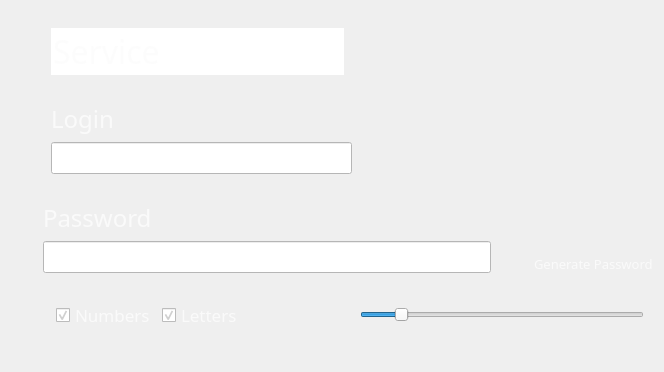
<?xml version="1.0" encoding="UTF-8"?>
<ui version="4.0">
 <class>Dialog</class>
 <widget class="QDialog" name="Dialog">
  <property name="geometry">
   <rect>
    <x>0</x>
    <y>0</y>
    <width>664</width>
    <height>372</height>
   </rect>
  </property>
  <property name="windowTitle">
   <string>Dialog</string>
  </property>
  <property name="styleSheet">
   <string notr="true"/>
  </property>
  <layout class="QVBoxLayout" name="verticalLayout_7">
   <item>
    <layout class="QVBoxLayout" name="verticalLayout_6" stretch="1,20">
     <item>
      <spacer name="verticalSpacer">
       <property name="orientation">
        <enum>Qt::Vertical</enum>
       </property>
       <property name="sizeHint" stdset="0">
        <size>
         <width>20</width>
         <height>40</height>
        </size>
       </property>
      </spacer>
     </item>
     <item>
      <layout class="QVBoxLayout" name="verticalLayout_5" stretch="0,2,2,2,2,2,2,3">
       <item>
        <layout class="QHBoxLayout" name="horizontalLayout_7" stretch="0,0,1,0,0">
         <item>
          <spacer name="horizontalSpacer_7">
           <property name="orientation">
            <enum>Qt::Horizontal</enum>
           </property>
           <property name="sizeHint" stdset="0">
            <size>
             <width>40</width>
             <height>20</height>
            </size>
           </property>
          </spacer>
         </item>
         <item>
          <widget class="QLineEdit" name="serviceEdit">
           <property name="styleSheet">
            <string notr="true">QLineEdit {
	font-family: quicksand;
	font-size: 32px;
	border: none;
	color: #fafafa;
}</string>
           </property>
           <property name="placeholderText">
            <string>Service</string>
           </property>
          </widget>
         </item>
         <item>
          <spacer name="horizontalSpacer_8">
           <property name="orientation">
            <enum>Qt::Horizontal</enum>
           </property>
           <property name="sizeHint" stdset="0">
            <size>
             <width>40</width>
             <height>20</height>
            </size>
           </property>
          </spacer>
         </item>
         <item>
          <widget class="QToolButton" name="brushToolButton">
           <property name="cursor">
            <cursorShape>ArrowCursor</cursorShape>
           </property>
           <property name="contextMenuPolicy">
            <enum>Qt::DefaultContextMenu</enum>
           </property>
           <property name="toolTip">
            <string>Change color</string>
           </property>
           <property name="styleSheet">
            <string notr="true">QToolButton {
	background-image: url(:/icons/brush_icon.png);
	background-repeat: no repeat;
	border: none;
}</string>
           </property>
           <property name="text">
            <string/>
           </property>
           <property name="iconSize">
            <size>
             <width>20</width>
             <height>20</height>
            </size>
           </property>
          </widget>
         </item>
         <item>
          <spacer name="horizontalSpacer_4">
           <property name="orientation">
            <enum>Qt::Horizontal</enum>
           </property>
           <property name="sizeHint" stdset="0">
            <size>
             <width>40</width>
             <height>20</height>
            </size>
           </property>
          </spacer>
         </item>
        </layout>
       </item>
       <item>
        <spacer name="verticalSpacer_9">
         <property name="orientation">
          <enum>Qt::Vertical</enum>
         </property>
         <property name="sizeHint" stdset="0">
          <size>
           <width>20</width>
           <height>40</height>
          </size>
         </property>
        </spacer>
       </item>
       <item>
        <layout class="QHBoxLayout" name="horizontalLayout_8" stretch="0,1,1">
         <item>
          <spacer name="horizontalSpacer_9">
           <property name="orientation">
            <enum>Qt::Horizontal</enum>
           </property>
           <property name="sizeHint" stdset="0">
            <size>
             <width>40</width>
             <height>20</height>
            </size>
           </property>
          </spacer>
         </item>
         <item>
          <layout class="QVBoxLayout" name="verticalLayout">
           <item>
            <layout class="QHBoxLayout" name="horizontalLayout_2">
             <item>
              <widget class="QLabel" name="loginLabel">
               <property name="styleSheet">
                <string notr="true">QLabel {
	font-family: quicksand regular;
	font-size: 24px;
	color: #fafafa;
}</string>
               </property>
               <property name="text">
                <string>Login</string>
               </property>
              </widget>
             </item>
             <item>
              <spacer name="horizontalSpacer">
               <property name="orientation">
                <enum>Qt::Horizontal</enum>
               </property>
               <property name="sizeHint" stdset="0">
                <size>
                 <width>40</width>
                 <height>20</height>
                </size>
               </property>
              </spacer>
             </item>
            </layout>
           </item>
           <item>
            <widget class="QLineEdit" name="loginEdit">
             <property name="styleSheet">
              <string notr="true">QLineEdit {
	background-color: #FFFFFF;
	font-family: url(:/fonts/sourceSansPro.ttf);
	font-size: 20px;
}</string>
             </property>
            </widget>
           </item>
          </layout>
         </item>
         <item>
          <spacer name="horizontalSpacer_10">
           <property name="orientation">
            <enum>Qt::Horizontal</enum>
           </property>
           <property name="sizeHint" stdset="0">
            <size>
             <width>40</width>
             <height>20</height>
            </size>
           </property>
          </spacer>
         </item>
        </layout>
       </item>
       <item>
        <spacer name="verticalSpacer_8">
         <property name="orientation">
          <enum>Qt::Vertical</enum>
         </property>
         <property name="sizeHint" stdset="0">
          <size>
           <width>20</width>
           <height>40</height>
          </size>
         </property>
        </spacer>
       </item>
       <item>
        <layout class="QHBoxLayout" name="horizontalLayout_12" stretch="1,80,2,2">
         <item>
          <spacer name="horizontalSpacer_13">
           <property name="orientation">
            <enum>Qt::Horizontal</enum>
           </property>
           <property name="sizeHint" stdset="0">
            <size>
             <width>40</width>
             <height>20</height>
            </size>
           </property>
          </spacer>
         </item>
         <item>
          <layout class="QHBoxLayout" name="horizontalLayout_11">
           <item>
            <layout class="QVBoxLayout" name="verticalLayout_2" stretch="1222,1">
             <item>
              <spacer name="verticalSpacer_3">
               <property name="orientation">
                <enum>Qt::Vertical</enum>
               </property>
               <property name="sizeHint" stdset="0">
                <size>
                 <width>20</width>
                 <height>40</height>
                </size>
               </property>
              </spacer>
             </item>
             <item>
              <widget class="QToolButton" name="caseToolButton">
               <property name="toolTip">
                <string>Uppercase/Lowercase</string>
               </property>
               <property name="styleSheet">
                <string notr="true">QToolButton {
	background-image: url(:/icons/height_icon.png);
	background-repeat: no-repeat;
	border: none;
}</string>
               </property>
               <property name="text">
                <string/>
               </property>
              </widget>
             </item>
            </layout>
           </item>
           <item>
            <layout class="QVBoxLayout" name="verticalLayout_3">
             <item>
              <layout class="QHBoxLayout" name="horizontalLayout_3">
               <item>
                <widget class="QLabel" name="passwordLabel">
                 <property name="styleSheet">
                  <string notr="true">QLabel {
	font-family: quicksand regular;
	font-size: 24px;
	color: #fafafa;
}</string>
                 </property>
                 <property name="text">
                  <string>Password</string>
                 </property>
                </widget>
               </item>
               <item>
                <spacer name="horizontalSpacer_2">
                 <property name="orientation">
                  <enum>Qt::Horizontal</enum>
                 </property>
                 <property name="sizeHint" stdset="0">
                  <size>
                   <width>40</width>
                   <height>20</height>
                  </size>
                 </property>
                </spacer>
               </item>
              </layout>
             </item>
             <item>
              <widget class="QLineEdit" name="passwordEdit">
               <property name="styleSheet">
                <string notr="true">QLineEdit {
	background-color: #FFFFFF;
	font-family: url(:/fonts/sourceSansPro.ttf);
	font-size: 20px;
}</string>
               </property>
              </widget>
             </item>
            </layout>
           </item>
          </layout>
         </item>
         <item>
          <spacer name="horizontalSpacer_11">
           <property name="orientation">
            <enum>Qt::Horizontal</enum>
           </property>
           <property name="sizeHint" stdset="0">
            <size>
             <width>40</width>
             <height>20</height>
            </size>
           </property>
          </spacer>
         </item>
         <item>
          <layout class="QVBoxLayout" name="verticalLayout_4">
           <item>
            <spacer name="verticalSpacer_10">
             <property name="orientation">
              <enum>Qt::Vertical</enum>
             </property>
             <property name="sizeHint" stdset="0">
              <size>
               <width>20</width>
               <height>40</height>
              </size>
             </property>
            </spacer>
           </item>
           <item>
            <layout class="QHBoxLayout" name="horizontalLayout_5">
             <item>
              <widget class="QToolButton" name="keyToolButton">
               <property name="styleSheet">
                <string notr="true">QToolButton {
	background-image: url(:/icons/key_icon.png);
	background-repeat: no repeat;
	border: none;
}</string>
               </property>
               <property name="text">
                <string/>
               </property>
              </widget>
             </item>
             <item>
              <widget class="QLabel" name="generatePasswordLabel">
               <property name="toolTip">
                <string>Click on the icon to generate password</string>
               </property>
               <property name="styleSheet">
                <string notr="true">QLabel {
	font-family: quicksand regular;
	font-size: 13px;
	color: #fafafa;
}</string>
               </property>
               <property name="text">
                <string>Generate Password</string>
               </property>
              </widget>
             </item>
            </layout>
           </item>
          </layout>
         </item>
        </layout>
       </item>
       <item>
        <spacer name="verticalSpacer_6">
         <property name="orientation">
          <enum>Qt::Vertical</enum>
         </property>
         <property name="sizeHint" stdset="0">
          <size>
           <width>20</width>
           <height>40</height>
          </size>
         </property>
        </spacer>
       </item>
       <item>
        <layout class="QHBoxLayout" name="horizontalLayout_13" stretch="5,65,1">
         <item>
          <spacer name="horizontalSpacer_15">
           <property name="orientation">
            <enum>Qt::Horizontal</enum>
           </property>
           <property name="sizeHint" stdset="0">
            <size>
             <width>40</width>
             <height>20</height>
            </size>
           </property>
          </spacer>
         </item>
         <item>
          <layout class="QHBoxLayout" name="horizontalLayout_4" stretch="1,1,0,3">
           <item>
            <layout class="QHBoxLayout" name="horizontalLayout">
             <item>
              <widget class="QCheckBox" name="numbersBox">
               <property name="styleSheet">
                <string notr="true">QCheckBox {
	font-family: source sans pro;
	font-size: 17px;
	color: #fafafa;
}
QChekcBox::indicator {
	border: none;
}</string>
               </property>
               <property name="text">
                <string>Numbers</string>
               </property>
               <property name="checked">
                <bool>true</bool>
               </property>
              </widget>
             </item>
             <item>
              <widget class="QCheckBox" name="lettersBox">
               <property name="styleSheet">
                <string notr="true">QCheckBox {
	font-family: source sans pro;
	font-size: 17px;
	color: #fafafa;
}</string>
               </property>
               <property name="text">
                <string>Letters</string>
               </property>
               <property name="checked">
                <bool>true</bool>
               </property>
              </widget>
             </item>
            </layout>
           </item>
           <item>
            <spacer name="horizontalSpacer_3">
             <property name="orientation">
              <enum>Qt::Horizontal</enum>
             </property>
             <property name="sizeHint" stdset="0">
              <size>
               <width>40</width>
               <height>20</height>
              </size>
             </property>
            </spacer>
           </item>
           <item>
            <widget class="QLabel" name="lengthLabel">
             <property name="styleSheet">
              <string notr="true">QLabel {	
	font-family: source sans pro;
	font-size: 17px;
	color: #fafafa;
}</string>
             </property>
             <property name="text">
              <string/>
             </property>
            </widget>
           </item>
           <item>
            <widget class="QSlider" name="lengthSlider">
             <property name="toolTip">
              <string>set password length</string>
             </property>
             <property name="whatsThis">
              <string/>
             </property>
             <property name="layoutDirection">
              <enum>Qt::LeftToRight</enum>
             </property>
             <property name="maximum">
              <number>64</number>
             </property>
             <property name="value">
              <number>8</number>
             </property>
             <property name="tracking">
              <bool>true</bool>
             </property>
             <property name="orientation">
              <enum>Qt::Horizontal</enum>
             </property>
             <property name="invertedAppearance">
              <bool>false</bool>
             </property>
             <property name="invertedControls">
              <bool>false</bool>
             </property>
             <property name="tickPosition">
              <enum>QSlider::NoTicks</enum>
             </property>
             <property name="tickInterval">
              <number>10</number>
             </property>
            </widget>
           </item>
          </layout>
         </item>
         <item>
          <spacer name="horizontalSpacer_16">
           <property name="orientation">
            <enum>Qt::Horizontal</enum>
           </property>
           <property name="sizeHint" stdset="0">
            <size>
             <width>40</width>
             <height>20</height>
            </size>
           </property>
          </spacer>
         </item>
        </layout>
       </item>
       <item>
        <spacer name="verticalSpacer_7">
         <property name="orientation">
          <enum>Qt::Vertical</enum>
         </property>
         <property name="sizeHint" stdset="0">
          <size>
           <width>20</width>
           <height>40</height>
          </size>
         </property>
        </spacer>
       </item>
      </layout>
     </item>
    </layout>
   </item>
  </layout>
 </widget>
 <resources>
  <include location="../resources.qrc"/>
 </resources>
 <connections/>
</ui>
